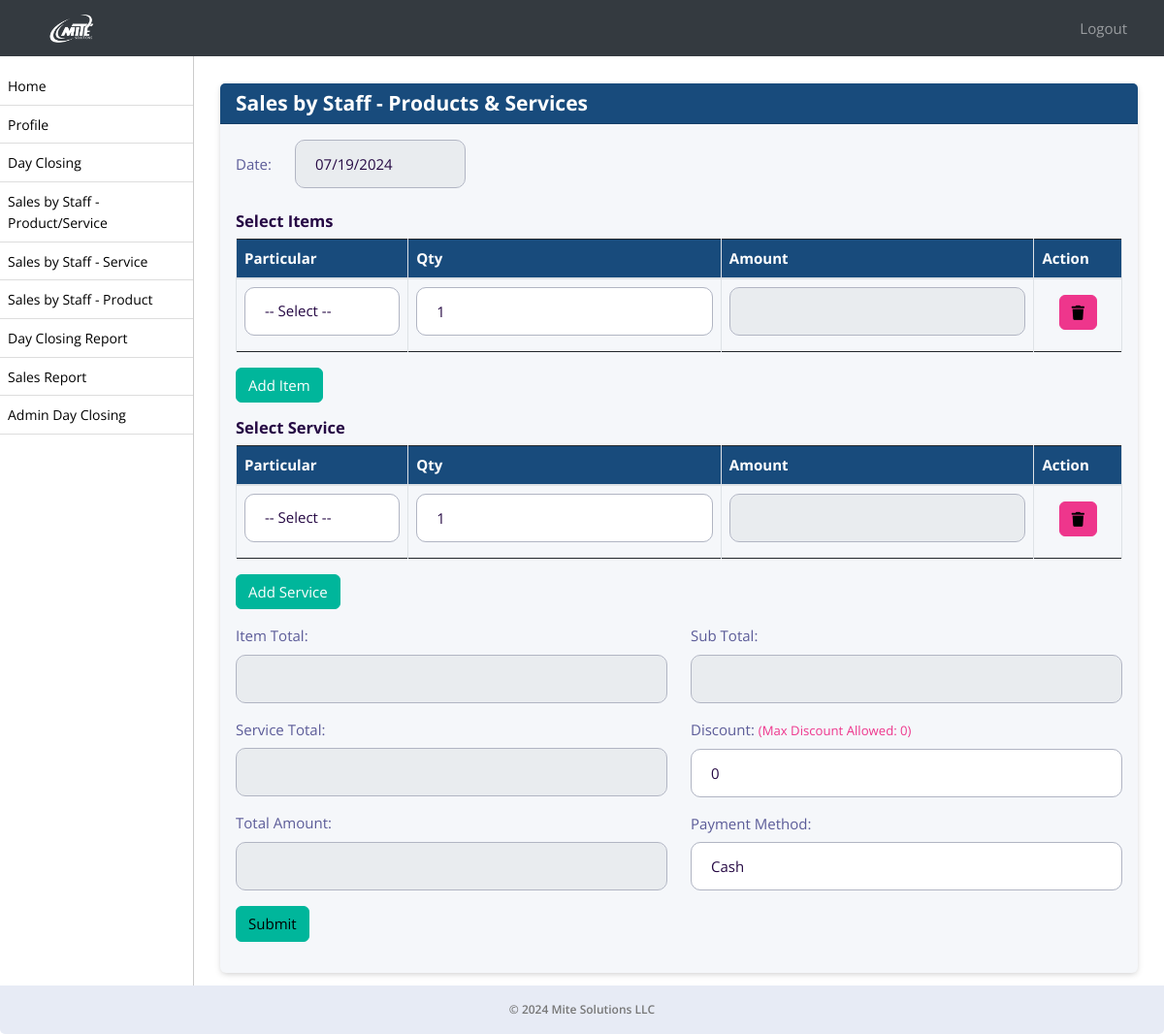
Page /sale/sales-by-staff-item-service/ (signed in) on the committed database.
### ezshopapp/models.py (models this page shows, shortened)
class Module(models.Model):
    URL_CHOICES = [
        ('/sale/dayclosing/', 'Day Closing'),
        ('/dayclosing/admin/', 'Admin Day Closing'),
        ('/sale/sales-by-staff-item-service/', 'Sales by Staff - Product/Service'),
        ('/sale/sales-by-staff-service/', 'Sales by Staff - Service'),
        ('/sale/sales-by-staff-item/', 'Sales by Staff - Product'),
        ('/sale/day-closing-report/', 'Day Closing Report'),
        ('/sale/sales-report/', 'Sales Report'),
    ]
    URL_NAMES = [
        ('Day Closing', '/sale/dayclosing/'),
        ('Admin Day Closing', '/dayclosing/admin/'),
        ('Sales by Staff - Product/Service', '/sale/sales-by-staff-item-service/'),
        ('Sales by Staff - Service', '/sale/sales-by-staff-service/'),
        ('Sales by Staff - Product', '/sale/sales-by-staff-item/'),
        ('Day Closing Report', '/sale/day-closing-report/'),
        ('Sales Report', '/sale/sales-report/'),
    ]
    url = models.CharField(max_length=150, choices=URL_CHOICES, null=True, verbose_name='Page Name')
    name = models.CharField(max_length=50, choices=URL_NAMES, null=True, verbose_name='Page URL')
    created_on = models.DateTimeField(auto_now_add=True, null=True)

### ezshopapp/views.py (the view)
# urls.py: path('sale/sales-by-staff-item-service/', sales_by_staff_item_service, name='sales_by_staff_item_service'),
def sales_by_staff_item_service(request):
    employee_id = request.session.get('employee_id')
    employees = Employee.objects.get(id=employee_id)
    if employees:
        products = Product.objects.filter(business_profile=employees.business_profile_id)
        services = Service.objects.filter(business_profile=employees.business_profile_id)
    else:
       return render(request, 'error.html')
    role = Role.objects.filter(name=employees.job_role).first()
    active_modules = role.modules.all()
    if request.method == 'POST':
        sales_form = SalesByStaffItemServiceForm(request.POST)
        if sales_form.is_valid():
            date = request.POST.get('date')
            emp_id = int(request.POST.get('employee'))
            product_id =request.POST.get('product')
            service_id =request.POST.get('service')
            pquantity =request.POST.get('pquantity')
            squantity =request.POST.get('squantity')
            sprice =request.POST.get('sprice')
            pprice =request.POST.get('pprice')
            product_list = request.POST.getlist('product')
            service_list = request.POST.getlist('service')
            pquantity_list =request.POST.getlist('pquantity')
            squantity_list =request.POST.getlist('squantity')
            pprice_list =request.POST.getlist('pprice')
            sprice_list =request.POST.getlist('sprice')
            itemtotal =float(request.POST.get('itemtotal'))
            servicetotal =float(request.POST.get('servicetotal'))
            total_amount =float(request.POST.get('total_amount'))
            sub_total =float(request.POST.get('sub_total'))
            discount = int(request.POST.get('discount'))
            payment_method = request.POST.get('payment_method')
            items = []
            for product, quantity, price in zip(product_list, pquantity_list, pprice_list):
                product_obj = get_object_or_404(Product, id=int(product))
                product_name = product_obj.name
                items.append({
                    'product':product_name,
                    'quantity': int(quantity),
                    'price': float(price)
                })
            for service, quantity, price in zip(service_list, squantity_list, sprice_list):
                service_obj = get_object_or_404(Service, id=int(service))
                service_name = service_obj.name
                items.append({
                    'service':service_name,
                    'quantity': int(quantity),
                    'price': float(price)
                })
            employee_instance = get_object_or_404(Employee ,id = emp_id)
            product_instance = get_object_or_404(Product ,id = product_id)
            service_instance = get_object_or_404(Service ,id = service_id)
            SalesByStaffItemService.objects.create(
                date = date,
                employee = employee_instance,
                product = product_instance,
                pquantity = pquantity,
                pprice = pprice,
                service = service_instance,
                squantity = squantity,
                sprice = sprice,
                sub_total = sub_total,
                discount = discount,
                total_amount = total_amount,
                payment_method = payment_method,
                itemtotal = itemtotal,
                servicetotal = servicetotal,
                note = items
            )
            return redirect('sales_report')
    else:
        sales_form = SalesByStaffItemServiceForm()
    return render(request, 'sales_by_staff_item_service.html', {'sales_form': sales_form, 'products': products, 'services': services, 'employees': employees,'active_modules':active_modules})

### ezshopapp/forms.py
class SalesByStaffItemServiceForm(forms.ModelForm):
    class Meta:
        model = SalesByStaffItemService
        fields = '__all__'

### ezshopapp/models.py (called while the page is built)
    def __str__(self):
        return self.name

### ezshopapp/templates/sales_by_staff_item_service.html (shortened to what this page needs)
{% extends 'emp_base.html' %}
{% block content %}
<div class="container mb-5">
<div class="card">
    <div class="card-header">
        <h4 class="mb-0 text-white">Sales by Staff - Products & Services</h4>
    </div>
    <div class="card-body">
        <form id="salesForm" method="post" action="#">
            <div class="row">
                <div class="col-md-6">
                    <div class="form-group d-inline-flex justify-content-between align-items-center gap-3">
                        <label for="date" class="mr-2">Date:</label>
                        <input type="date" id="date" name="date" class="form-control" readonly required>
                    </div>
                </div>
                <div class="col-md-6">
                </div>
            </div>
            <div><h5>Select Items</h5></div>
            <div class="table-responsive">
                <table class="table table-bordered" id="salesItems">
                    <thead>
                        <tr>
                            <th>Particular</th>
                            <th>Qty</th>
                            <th>Amount</th>
                            <th>Action</th>
                        </tr>
                    </thead>
                    <tbody id="itemRows">
                        <tr>
                            <td>
                                <select id="form-0-product" name="product" class="form-control" onchange="updatePrice(this)">
                                    <option value="">-- Select --</option>
                                </select>
                            </td>
                            <td>
                                <input type="number" id="form-0-pquantity" name="pquantity" class="form-control" value="1" onchange="calculateTotalSubtotal();  calculateTotalAmount()">
                            </td>
                            <td>
                                <input type="number" id="form-0-pprice" name="pprice" class="form-control" readonly>
                            </td>
                            <td class=" text-center">
                                <div class="mt-2 justify-content-center align-items-center"  id="form-0-delete">
                                    <button class="btn btn-danger" type="button" onclick="removeRow(this, 'itemRows')"><i class="fas fa-trash"></i></button>
                                </div>
                            </td>
                        </tr>
                    </tbody>
                </table>
            </div>
            <div class="form-group">
                <button type="button" onclick="addItem()" class="btn btn-primary">Add Item</button>
            </div>
            <div><h5>Select Service</h5></div>
            <div class="table-responsive">
                <table class="table table-bordered" id="salesService">
                    <thead>
                        <tr>
                            <th>Particular</th>
                            <th>Qty</th>
                            <th>Amount</th>
                            <th>Action</th>
                        </tr>
                    </thead>
                    <tbody id="serviceRows">
                        <tr>
                            <td>
                                <select id="form-0-service" class="form-control" name="service" onchange="updatePrice1(this)">
                                    <option value="">-- Select --</option>
                                </select>
                            </td>
                            <td>
                                <input type="number" id="form-0-squantity" name="squantity" class="form-control" value="1" onchange="calculateTotalSubtotal1()">
                            </td>
                            <td>
                                <input type="number" id="form-0-sprice" name="sprice" class="form-control" readonly>
                            </td>
                            <td class=" text-center">
                                <div class="mt-2 justify-content-center align-items-center"  id="form-0-delete">
                                    <button class="btn btn-danger" type="button" onclick="removeRow(this, 'serviceRows')"><i class="fas fa-trash"></i></button>
                                </div>
                            </td>
                        </tr>
                    </tbody>
                </table>
            </div>
            <div class="form-group">
                <button type="button" onclick="addService()" class="btn btn-primary">Add Service</button>
            </div>
            <div class="row">
                <div class="col-md-6">
            <div class="form-group">
                <label for="itemTotal" >Item Total:</label>
                <input type="text" id="itemtotal" name="itemtotal" readonly class="form-control">
            </div>
            <div class="form-group">
                <label for="serviceTotal" >Service Total:</label>
                <input type="text" id="servicetotal" name="servicetotal" readonly class="form-control">
            </div>
            <div class="form-group">
                <label for="total_amount">Total Amount:</label>
                <input type="text" id="total_amount" name="total_amount" readonly class="form-control">
            </div>
                </div>
                <div class="col-md-6">
            <div class="form-group">
                <label for="sub_total">Sub Total:</label>
                <input type="text" id="sub_total" name="sub_total" readonly class="form-control">
            </div>
            <div class="form-group">
                <label for="discount">Discount: <small class="text-danger">(Max Discount Allowed: <span  id="max_discount">0</span>)</small></label>
                <input type="number" id="discount" name="discount" value="0" class="form-control" onchange="calculateTotalAmount()" placeholder="Enter the Discount Amount or Enter Zero" required>
            </div>
            <div class="form-group">
                <label for="payment_method">Payment Method:</label>
                <select id="payment_method" name="payment_method" class="form-control">
                    <option value="cash">Cash</option>
                </select>
            </div>
            </div>
            </div>
            <div class="form-group">
                <button type="submit" class="btn btn-success">Submit</button>
            </div>
        </form>
    </div>
</div>
</div>
{% endblock %}

### ezshopapp/templates/emp_base.html (shortened to what this page needs)
{% load static %}
<!DOCTYPE html>
<html lang="en">
<head>
    <link rel="stylesheet" href="https://stackpath.bootstrapcdn.com/bootstrap/4.3.1/css/bootstrap.min.css">
    <link href="../../static/js/style.css" rel="stylesheet">
    <link rel="stylesheet" type="text/css" href="https://cdn.datatables.net/1.11.5/css/jquery.dataTables.css">
    <link rel="stylesheet" href="https://use.fontawesome.com/releases/v5.8.2/css/all.css">
    <link rel="stylesheet" href="https://cdn.datatables.net/1.10.24/css/dataTables.bootstrap4.min.css"/>
    <link rel="stylesheet" type="text/css" href="https://cdn.jsdelivr.net/npm/daterangepicker/daterangepicker.css" />
<link rel="stylesheet" href="https://cdn.datatables.net/2.0.2/css/dataTables.bootstrap5.css">
<link rel="stylesheet" href="https://cdn.datatables.net/responsive/3.0.0/css/responsive.bootstrap5.css">
<link rel="stylesheet" type="text/css" href="https://cdn.datatables.net/buttons/2.2.2/css/buttons.bootstrap5.min.css">
</head>
<body>
<nav class="navbar navbar-expand-lg navbar-dark bg-dark fixed-top">
    <a class="navbar-brand text-left" href="/employee-dashboard/">
         <img src="../../static/assets/logo.png" alt="Mite Solutions"  style="filter: brightness(0) invert(1);" width="5%">
    </a>
    <div class="collapse navbar-collapse" id="navbarNav">
        <ul class="navbar-nav ml-auto pl-3">
                <a class="nav-link" href="{% url 'employee_logout' %}" id="logout-link">Logout</a>
        </ul>
    </div>
</nav>
<div id="sidebar">
<ul id="font-c" style="max-height: 400px; overflow-y: scroll;">
    <li><a href="/employee-dashboard/">Home</a></li>
    <li><a href="/profile/">Profile</a></li>
    {% for module in active_modules %}
        <li>
            <a href="{{ module.url }}">{{ module.name }}</a>
        </li>
    {% endfor %}
</ul>
</div>
<div id="content">
    {% block content %}{% endblock %}
    <footer class="footer mt-auto py-3 bg-light">
        <div class="container text-center">
            <span class="text-muted">&copy; 2024 Mite Solutions LLC</span>
        </div>
    </footer>
</div>
</body>
</html>

### ezshopapp/templates/emp_base.html (style rules this page uses)
body, p, h1, h2, h3, h4, h5, h6, a, li, label, input, div, span, small { font-family: "Open Sans", sans-serif !important; }
.bg-light { border-bottom-right-radius:5px; border-bottom-left-radius:5px; font-weight: 600; color:#000; }
#font-c>li>a { font-size:14px !important; }
body { padding-top: 56px; background-color: #ffffff !important; }
table thead { border-radius: 5px !important; }
table thead th { vertical-align: bottom; border-bottom: 2px solid #dee2e6; background-color: #184b7c !important; color: #fff !important; }
tbody { border-bottom: 0px !important; }
#sidebar { height: 100%; width: 200px; position: fixed; top: 0; left: 0; background-color: #fff; padding-top: 36px; border-right:1px solid #ccc; }
.form-control { line-height: 1.25 !important; }
table { border:1px !important; }
#content { margin-left: 200px; padding: 15px; }
#sidebar ul { list-style: none; padding: 0; }
#sidebar ul li { padding: 8px; border-bottom: 1px solid #ddd; }
#sidebar ul li a { text-decoration: none; color: #000; }
.navbar-brand { margin-left: 4%; }
div>.table-responsive, table, table>thead { border-radius: 10px !important; }
.card { border:0px !important; margin-top:15px; margin-bottom:15px; box-shadow: 0px 2px 6px -1px #ccc; }
.card-header { background-color: #184b7c !important; color:#fff !important; }
a { text-decoration: none !important; }
.bg-dark { background-color: #343a40 !important; }
.btn-primary { --bs-btn-color: #fff; --bs-btn-bg: #00B69B; --bs-btn-border-color: #00B69B; --bs-btn-hover-color: #000; --bs-btn-hover-bg: #26c1aa; --bs-btn-hover-border-color: #1abda5; --bs-btn-focus-shadow-rgb: 0, 155, 132; --bs-btn-active-color: #000; --bs-btn-active-bg: #33c5af; --bs-btn-active-border-color: #1abda5; --bs-btn-active-shadow: inset 0 3px 5px rgba(0, 0, 0, 0.125); --bs-btn-disabled-color: #000; --bs-btn-disabled-bg: #00B69B; --bs-btn-disabled-border-color: #00B69B; }
.navbar-nav.ml-auto { margin-right: 15px; }
.navbar-nav.ml-auto a { color: #fff; margin-right: 15px; }
input, select { width: 100%; padding: 0.375rem 0.75rem; margin-bottom: 0.5rem; font-size: 1rem; line-height: 1.5; color: #495057; background-color: #fff; background-clip: padding-box; border: 1px solid #ced4da; border-radius: 0.25rem; transition: border-color 0.15s ease-in-out, box-shadow 0.15s ease-in-out; }
.footer { position: fixed; left: 0; z-index: 1; bottom: 0; width: 100%; font-size:12px; background-color: #343a40; color: #fff; padding: 8px 0; }
.text-muted { color:#777 !important; }

### rows in the picture
Module: name "Day Closing"
Module: name "Sales by Staff - Product/Service"
Module: name "Sales by Staff - Service"
Module: name "Sales by Staff - Product"
Module: name "Day Closing Report"
Module: name "Sales Report"
Module: name "Admin Day Closing"
